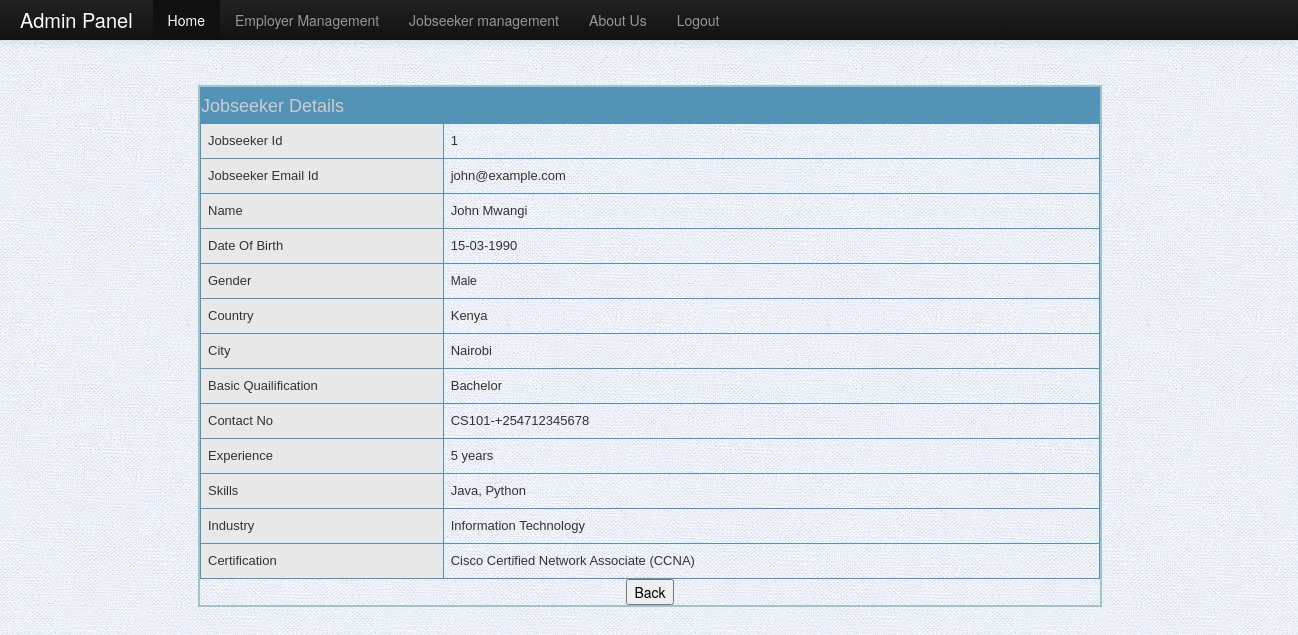
The page /admin/jobseeker_details.php?ee_id=1 on the database its author committed.
### tables this page shows
CREATE TABLE `employees` (
  `ee_id` int(4) NOT NULL,
  `ee_email` varchar(64) NOT NULL,
  `ee_password` varchar(64) NOT NULL,
  `ee_fname` varchar(30) NOT NULL,
  `ee_lname` varchar(30) NOT NULL,
  `ee_day` varchar(10) NOT NULL,
  `ee_month` varchar(10) NOT NULL,
  `ee_year` varchar(10) NOT NULL,
  `ee_gender` varchar(30) NOT NULL,
  `ee_country` varchar(130) NOT NULL,
  `ee_city` varchar(30) NOT NULL,
  `ee_education` varchar(20) NOT NULL,
  `ee_master` varchar(20) NOT NULL,
  `ee_mcode` varchar(10) NOT NULL,
  `ee_mnumber` varchar(30) NOT NULL,
  `ee_experience` varchar(30) NOT NULL,
  `ee_skills` varchar(130) NOT NULL,
  `ee_industry` varchar(130) NOT NULL,
  `ee_certification` varchar(130) NOT NULL,
  `ee_path` varchar(130) NOT NULL,
  `confirm_code` varchar(65) NOT NULL DEFAULT ''
);

### admin/jobseeker_details.php (the view, shortened to what this page needs)
<?php
$dbc = @mysqli_connect(DATABASE_HOST, DATABASE_USER, DATABASE_PASSWORD,DATABASE_NAME);
$id=$_GET['ee_id'];
$query = "select * from employees where ee_id=$id";
$result = mysqli_query($dbc,$query);
$row = mysqli_fetch_array($result,MYSQLI_ASSOC)
?>
<!DOCTYPE html PUBLIC "-//W3C//DTD XHTML 1.0 Transitional//EN" "http://www.w3.org/TR/xhtml1/DTD/xhtml1-transitional.dtd">
<html xmlns="http://www.w3.org/1999/xhtml">
<head>
<link rel="stylesheet" type="text/css" href="css/style.css" />
 <link href="css/bootstrap.css" rel="stylesheet">
 <link href="css/bootstrap-responsive.css" rel="stylesheet">
</head>
<body>
  <div class="navbar navbar-inverse navbar-fixed-top">
      <div class="navbar-inner">
        <div class="container-fluid">
          <a class="brand" href="#">Admin Panel</a>
          <div class="nav-collapse collapse">
            <ul class="nav">
              <li class="active"><a href="home.php">Home</a></li>
              <li><a href="employer.php">Employer Management</a></li>
              <li><a href="jobseeker.php">Jobseeker management</a></li>
              <li><a href="">About Us</a><li>
              <li><a href="logout.php">Logout</a></li>
            </ul>
          </div>
        </div>
      </div>
    </div>
<div id="reg_maindiv">
<div class="container">
<div class="advanced_search_div" align="center">
<p>&nbsp;</p>
<p>&nbsp;</p>
<div style="width:900px;  margin:10px 0 0 10px; font-family:Arial; font-size:13px; border:2px solid rgba(147, 184, 189,0.8);" align="center">
   <table width="100%" height="auto" border="1" bordercolor="#5393b5" cellpadding="0" cellspacing="0">
  <tr>
    <td height="35" colspan="2" bgcolor="#5393b5">
    <span class="job_details_text" style="font-family:Tahoma, Geneva, sans-serif; font-size:18px; color:#CCC;">Jobseeker Details</span>
    </td>
    </tr>
    <?php
  echo '<tr>
    <td width="27%" bgcolor="#e9e8e8" style="padding:7px;">Jobseeker Id</td>
    <td width="73%" style="padding:7px;">'.$row['ee_id'].'</td>
  </tr>
  <tr>
    <td width="27%" bgcolor="#e9e8e8" style="padding:7px;">Jobseeker Email Id</td>
    <td width="73%" style="padding:7px;">'.$row['ee_email'].'</td>
  </tr>
 <tr>
    <td width="27%" bgcolor="#e9e8e8" style="padding:7px;">Name</td>
    <td width="73%" style="padding:7px;">'.$row['ee_fname'].' '.$row['ee_lname'].'</td>
  </tr>
  <tr>
    <td bgcolor="#e9e8e8" style="padding:7px;">Date Of Birth</td>
    <td style="padding:7px;">'.$row['ee_day'].'-'.$row['ee_month'].'-'.$row['ee_year'].'</td>
  </tr>
  <tr>
    <td bgcolor="#e9e8e8" style="padding:7px;">Gender</td>
    <td style="padding:7px; font-size:12px;">'.$row['ee_gender'].'</td>
  </tr>
  <tr>
    <td bgcolor="#e9e8e8" style="padding:7px;">Country</td>
    <td style="padding:7px;">'.$row['ee_country'].'</td>
  </tr>
  <tr>
    <td bgcolor="#e9e8e8" style="padding:7px;">City</td>
    <td style="padding:7px;">'.$row['ee_city'].'</td>
  </tr>
  <tr>
    <td bgcolor="#e9e8e8" style="padding:7px;">Basic Quailification</td>
    <td style="padding:7px;">'.$row['ee_education'].'</td>
  </tr>
  <tr>
    <td bgcolor="#e9e8e8" style="padding:7px;">Contact No</td>
    <td style="padding:7px;">'.$row['ee_mcode'].'-'.$row['ee_mnumber'].'</td>
  </tr>
  <tr>
    <td bgcolor="#e9e8e8" style="padding:7px;">Experience</td>
    <td style="padding:7px;">'.$row['ee_experience'].'</td>
  </tr>
  <tr>
    <td bgcolor="#e9e8e8" style="padding:7px;">Skills</td>
    <td style="padding:7px;">'.$row['ee_skills'].'</td>
  </tr>
  <tr>
    <td bgcolor="#e9e8e8" style="padding:7px;">Industry</td>
    <td style="padding:7px;">'.$row['ee_industry'].'</td>
  </tr>
  <tr>
    <td bgcolor="#e9e8e8" style="padding:7px;">Certification</td>
    <td style="padding:7px;">'.$row['ee_certification'].'</td>
  </tr>'
?>
</table>
<a href="jobseeker.php">
<input name="" type="submit" value="Back" class="applynow_button" /></a>
</div>
</div>
</body>
</html>

### admin/css/style.css (style rules this page uses)
body { margin:0; padding:0;background: #fff url(../images/bg.jpg) repeat top left; }
#reg_maindiv { width:1280px; min-height:400px; height:auto; margin:25px auto 0 auto; padding:0 8px 25px 0; overflow:hidden; }

### admin/jobseeker_details.php (style rules this page uses)
.container { width: 100%; height: 100%; position: relative; text-align: center; }

### rows shown on the page
employees: ee_id "1", ee_email "john@example.com", ee_fname "John", ee_lname "Mwangi", ee_day "15", ee_month "03", ee_year "1990", ee_gender "Male", ee_country "Kenya", ee_city "Nairobi", ee_education "Bachelor", ee_mcode "CS101", ee_mnumber "+254712345678", ee_experience "5 years", ee_skills "Java, Python", ee_industry "Information Technology", ee_certification "Cisco Certified Network Associate (CCNA)"
